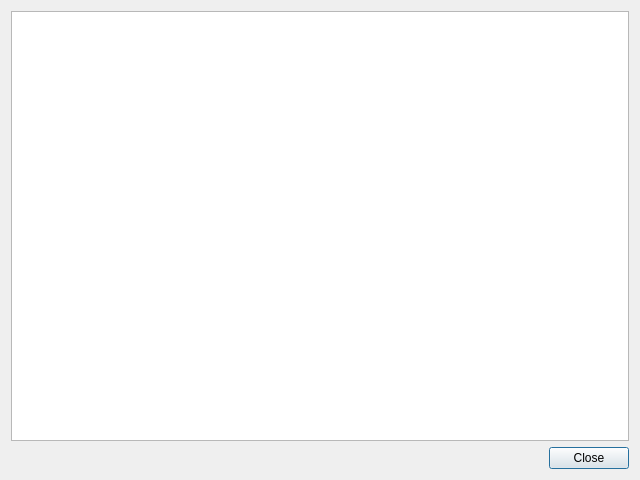
<?xml version="1.0" encoding="UTF-8"?>
<ui version="4.0">
 <class>Core::PluginManager::PluginDialog</class>
 <widget class="QDialog" name="Core::PluginManager::PluginDialog">
  <property name="geometry">
   <rect>
    <x>0</x>
    <y>0</y>
    <width>640</width>
    <height>480</height>
   </rect>
  </property>
  <property name="windowTitle">
   <string>Loaded Plugins</string>
  </property>
  <property name="windowIcon">
   <iconset resource="../resources/Core.qrc">
    <normaloff>:/PluginManager/plugin.png</normaloff>:/PluginManager/plugin.png</iconset>
  </property>
  <layout class="QGridLayout" name="gridLayout">
   <item row="0" column="0">
    <widget class="QTreeWidget" name="treeWidget">
     <attribute name="headerVisible">
      <bool>false</bool>
     </attribute>
     <column>
      <property name="text">
       <string notr="true">1</string>
      </property>
     </column>
    </widget>
   </item>
   <item row="1" column="0">
    <widget class="QDialogButtonBox" name="buttonBox">
     <property name="orientation">
      <enum>Qt::Horizontal</enum>
     </property>
     <property name="standardButtons">
      <set>QDialogButtonBox::Close</set>
     </property>
    </widget>
   </item>
  </layout>
 </widget>
 <resources>
  <include location="../resources/Core.qrc"/>
 </resources>
 <connections>
  <connection>
   <sender>buttonBox</sender>
   <signal>accepted()</signal>
   <receiver>Core::PluginManager::PluginDialog</receiver>
   <slot>accept()</slot>
   <hints>
    <hint type="sourcelabel">
     <x>248</x>
     <y>254</y>
    </hint>
    <hint type="destinationlabel">
     <x>157</x>
     <y>274</y>
    </hint>
   </hints>
  </connection>
  <connection>
   <sender>buttonBox</sender>
   <signal>rejected()</signal>
   <receiver>Core::PluginManager::PluginDialog</receiver>
   <slot>reject()</slot>
   <hints>
    <hint type="sourcelabel">
     <x>316</x>
     <y>260</y>
    </hint>
    <hint type="destinationlabel">
     <x>286</x>
     <y>274</y>
    </hint>
   </hints>
  </connection>
 </connections>
</ui>
